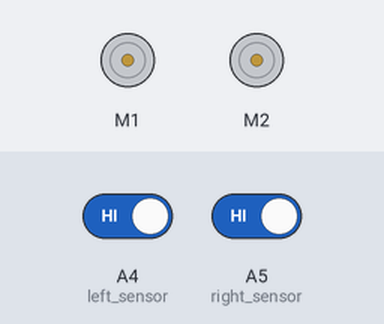
Recording of a sketch running on a simulated Arduino Uno, built with avr-gcc and run on an emulated ATmega328P. Shown: 2 × DC motor (green arrow = forward, orange = backward, longer = faster). The test bench sets the inputs (shaded band); at power-on: A4 (left_sensor) HIGH, A5 (right_sensor) HIGH.

Above: at 1.2 s.
1.3 s: A4 (left_sensor) driven LOW
At 1.8 s:
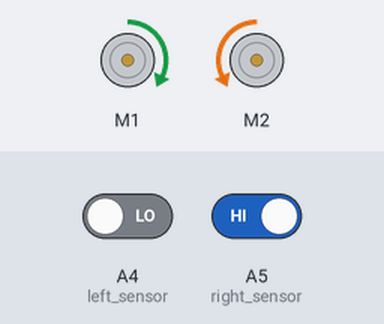
2.8 s: A5 (right_sensor) driven LOW
At 4.0 s:
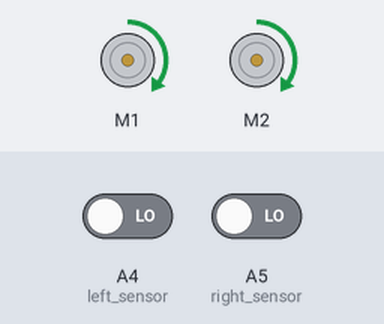
4.3 s: A4 (left_sensor) driven HIGH
At 5.3 s:
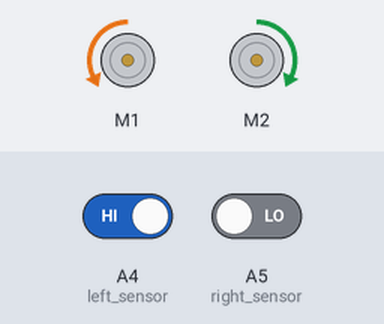
5.8 s: A5 (right_sensor) driven HIGH
At 6.4 s:
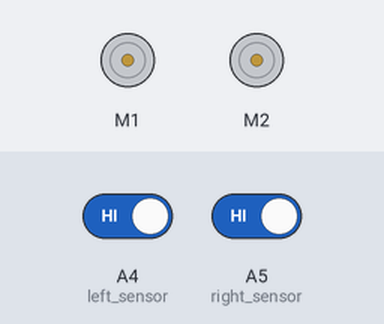
Timing chart, 0 to 8.3 s (numbered marks = the images above; inputs shaded):
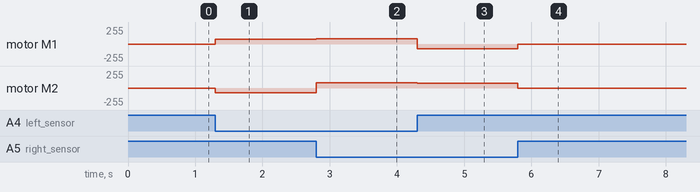

The sketch:

ARDUINO_LINE_FOLLOWING_CAR.ino
```cpp
// You have to install AFMOTOR library before upload code
// Sketch >> Include Library >> Add .Zip Library >> select AFMotor.zip

#include <AFMotor.h>

//Define pins ,motors
#define left_sensor  A4
#define right_sensor A5
AF_DCMotor motor1(1, MOTOR12_1KHZ);
AF_DCMotor motor2(2, MOTOR12_1KHZ);
int leftState, rightState;

void setup() {
  pinMode(left_sensor,INPUT);
  pinMode(right_sensor,INPUT);
  Serial.begin(9600);
}

void loop(){
  // read sensor values once
  leftState = digitalRead(left_sensor);
  rightState = digitalRead(right_sensor);

  if(leftState == 0 && rightState == 0){
    // Move forward
    motor1.run(FORWARD);
    motor1.setSpeed(80);
    motor2.run(FORWARD);
    motor2.setSpeed(80);
  }
  else if(leftState == 1 && rightState == 0){
    // Turn left
    motor1.run(BACKWARD);
    motor1.setSpeed(70);
    motor2.run(FORWARD);
    motor2.setSpeed(70);
  }
  else if(leftState == 0 && rightState == 1){
    // Turn right
    motor1.run(FORWARD);
    motor1.setSpeed(70);
    motor2.run(BACKWARD);
    motor2.setSpeed(70);
  }
  else if(leftState == 1 && rightState == 1){
    // Stop
    motor1.run(RELEASE);
    motor1.setSpeed(0);
    motor2.run(RELEASE);
    motor2.setSpeed(0);
  }
}
```

Measured:
- after the input at 1.3 s, motor M1: stopped → forward 70/255 at once; motor M2: stopped → backward 70/255 at once
- after the input at 2.8 s, motor M1: forward 70/255 → forward 80/255 at once; motor M2: backward 70/255 → forward 80/255 at once
- after the input at 4.3 s, motor M1: forward 80/255 → backward 70/255 at once; motor M2: forward 80/255 → forward 70/255 at once
- after the input at 5.8 s, motor M1: backward 70/255 → stopped at once; motor M2: forward 70/255 → stopped at once
